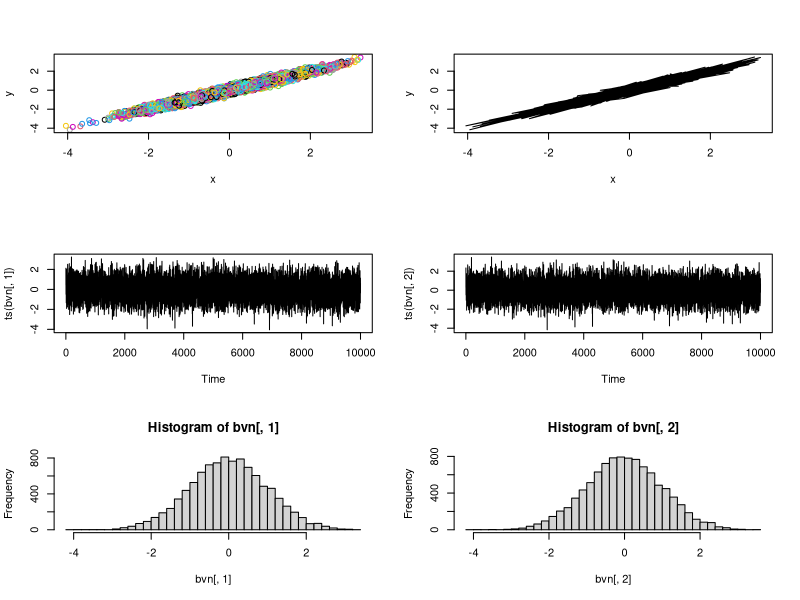
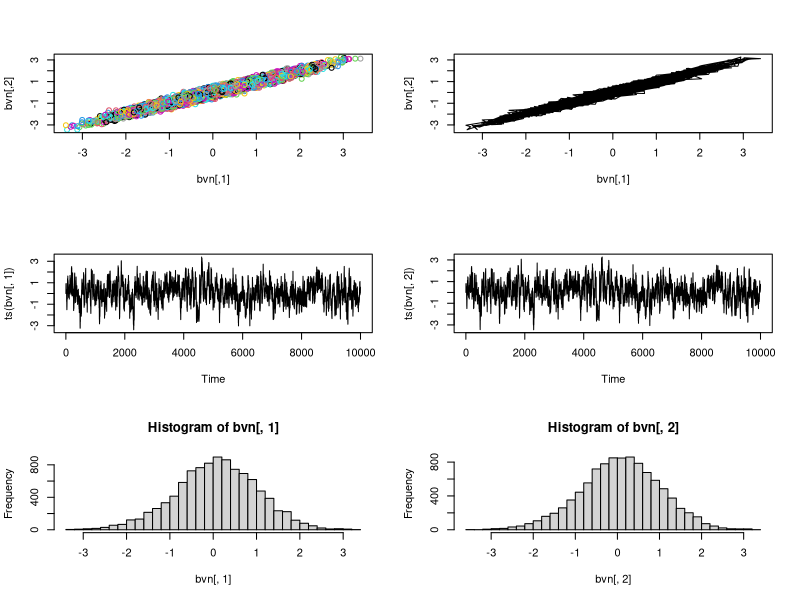

Write R code to recreate these figures, in order.
# bivariate normal

# first the "proper way"

rbvn<-function (n, rho) 
{
  x <- rnorm(n, 0, 1)
  y <- rnorm(n, rho * x, sqrt(1 - rho^2))
  cbind(x, y)
}

bvn<-rbvn(10000,0.98)
par(mfrow=c(3,2))
plot(bvn,col=1:10000)
plot(bvn,type="l")
plot(ts(bvn[,1]))
plot(ts(bvn[,2]))
hist(bvn[,1],40)
hist(bvn[,2],40)
par(mfrow=c(1,1))

# now with a gibbs sampler...

gibbs<-function (n, rho) 
{
  mat <- matrix(ncol = 2, nrow = n)
  x <- 0
  y <- 0
  mat[1, ] <- c(x, y)
  for (i in 2:n) {
    x <- rnorm(1, rho * y, sqrt(1 - rho^2))
    y <- rnorm(1, rho * x, sqrt(1 - rho^2))
    mat[i, ] <- c(x, y)
  }
  mat
}

bvn<-gibbs(10000,0.98)
par(mfrow=c(3,2))
plot(bvn,col=1:10000)
plot(bvn,type="l")
plot(ts(bvn[,1]))
plot(ts(bvn[,2]))
hist(bvn[,1],40)
hist(bvn[,2],40)
par(mfrow=c(1,1))